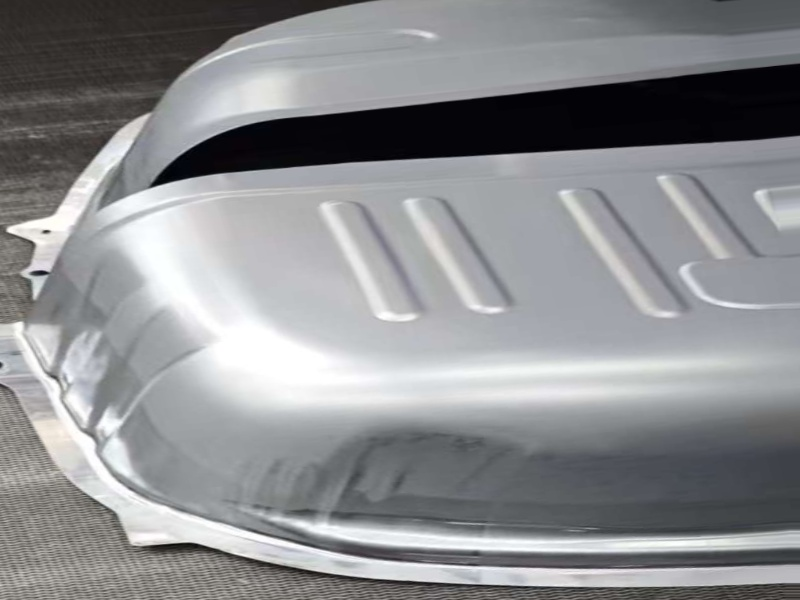
#> input picture 05_冲压模具损伤在线预警系统_DINOv3_SAM3/10_配准后标准视角冲压件_photo_part_648_4.jpg, 800 x 600 px
$ python -i step1_prod_line_extractor.py   (imports and definitions only)   (older library calls are emulated)
#> lines starting #> are read from the running program, lines starting #| are printed output that depends on the picture; after the words box and inside, x2 and y2 are one past the last pixel; in counts of white or black regions, pixels touching at a corner belong together
#> further down, picture is the input picture: shape (600, 800, 3); mean B, G, R 143.4, 141, 139.7
# -*- coding: utf-8 -*-
"""
模块一：产线视频关键帧抽取与工件位姿配准 (step1_prod_line_extractor.py)
=============================================================================
功能概述：
1. 扫描产线连续过线视频 (0098f6f4...mp4 & ad7a371d...mp4)，基于背景差分、高反光镀锌板
   低频平滑度与边缘清晰度构建“虚拟龙门架在线同步抓拍”触发器，自动屏蔽手指遮挡与人员干扰，
   精准抽取 12 个连续过线冲压件对（大众左/右后轮罩 1PE 810 425/426）的最佳关键帧。
2. 对全部 12 张视频关键帧及筛选出的 20 张高质量传送带近景工件照片，提取高精度二值前景掩码，
   剔除传送带人字纹背景、上下金属护栏、底部 AprilTag 标定纸片与人员手臂。
3. 计算最小外接矩形 (cv2.minAreaRect) 与主轴方向，将不同位置/角度/尺度的冲压件仿射/透视配准
   (Canonical Warping) 到统一的 800x600 标准工件坐标系 (u, v)，标定物理分辨率并映射 SOP 三大监测分区。
4. 生成高质量工程可视化图表与 JSON 汇总报告。
"""

import os
import re
import glob
import json
import math
import numpy as np
import cv2
import matplotlib
# [1 line not run here, left out]
import matplotlib.pyplot as plt
import matplotlib.patches as mpatches
from matplotlib.gridspec import GridSpec

# 配置 Matplotlib 中文字体支持（优先使用 Microsoft YaHei 避免特殊符号缺字）
plt.rcParams["font.sans-serif"] = ["Microsoft YaHei", "SimHei", "DejaVu Sans"]
plt.rcParams["axes.unicode_minus"] = False


# =============================================================================
# 工具函数：支持中文路径的图像读写
# =============================================================================
# [178 lines left out: functions imread_cn, imwrite_cn, compute_video_background, analyze_video_stream, not called in this run]


# =============================================================================
# 核心算法 2：冲压件解剖学结构分割与 800x600 标准坐标系位姿配准
# =============================================================================
def segment_stamping_workpiece(img: np.ndarray, mode: str = "photo") -> np.ndarray:
    """
    针对传送带上的镀锌冲压件对 (1PE 810 425/426) 提取高精度二值掩码：
    利用四大解剖结构特征：
      1) 主前穹顶高光银白金属区 (Front Dome: 高亮度、低饱和度、极低高频纹理)
      2) 双件间深黑新月形分隔缝 (Inter-Part Crescent Gap: 紧邻前穹顶上缘的最大深黑连通域)
      3) 后伴随件银白穹顶 (Rear Dome: 紧邻深黑分隔缝上缘的银白金属区，自动阻断顶部护栏)
      4) 底部与两侧法兰翻边亮边 (Bottom & Side Flange Rim: 跨越立壁圆弧区的银白翻边环)
    最后通过凸包闭合生成完整、紧凑的工件二值 Mask，彻底剔除人字纹传送带、护栏、AprilTag 及人手。
    """
#> called with mode = 'photo'
    h, w = img.shape[:2]
    g = cv2.cvtColor(img, cv2.COLOR_BGR2GRAY).astype(np.float32)
    hsv = cv2.cvtColor(img, cv2.COLOR_BGR2HSV)
#> hsv: shape (600, 800, 3); mean H, S, V 87.1, 23.1, 144.7
    s = hsv[:, :, 1].astype(np.float32)

    # 原生分辨率下计算高频纹理能量（人字纹传送带 hf > 15，冲压件平滑金属表面 hf < 10）
    blur = cv2.GaussianBlur(g, (7, 7), 0)
    hf = cv2.GaussianBlur(np.abs(g - blur), (25, 25), 0)

    sw = 640
    sh = int(round(h * 640.0 / w))
    blur_sm = cv2.resize(blur, (sw, sh), interpolation=cv2.INTER_AREA)
    s_sm = cv2.resize(s, (sw, sh), interpolation=cv2.INTER_AREA)
    hf_sm = cv2.resize(hf, (sw, sh), interpolation=cv2.INTER_AREA)

    y_top = int(sh * (0.01 if mode == "video_zoom" else 0.055))
    y_bot = int(sh * (0.985 if mode == "video_zoom" else (0.65 if mode == "photo" else 0.74)))

    # 1. 提取主前穹顶 (高置信度银白平滑金属面，严格排除 >138 的灰色护栏)
    min_dome_val = 148 if mode == "video_wide" else 162
    dome_raw = (blur_sm > min_dome_val) & (s_sm < 42) & (hf_sm < 11.5)
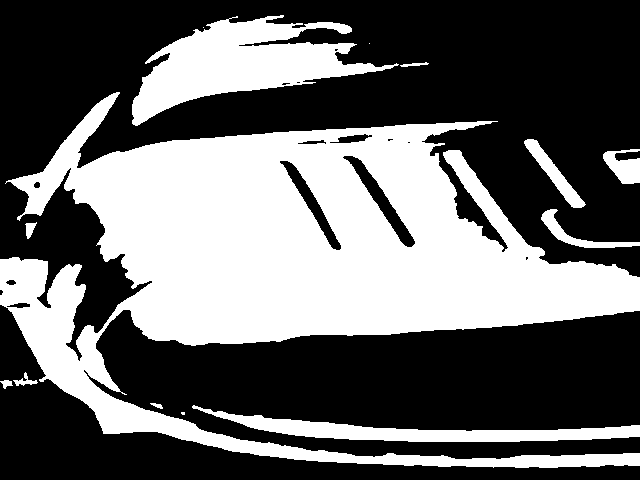
#> dome_raw: shape (480, 640) bool; 40.1% white; 14 white regions (3 under 20 px), largest, box (x1, y1, x2, y2) and area: (0, 92, 640, 468) 102124, (132, 15, 399, 126) 12661, (192, 405, 640, 442) 5279
    dome_mask = dome_raw.astype(np.uint8) * 255
    dome_mask[:y_top, :] = 0
    dome_mask[y_bot:, :] = 0
#> dome_mask: shape (480, 640); 30.7% white; 10 white regions (2 under 20 px), largest, box (x1, y1, x2, y2) and area: (5, 92, 640, 312) 75671, (132, 26, 399, 126) 12086, (0, 257, 86, 312) 3544
    if mode == "video_wide":
        # 仅屏蔽视频1广角端最底部传送带上的小型 AprilTag 标定纸片 (y > 0.71*sh)，保留冲压件完整区域
        dome_mask[int(sh * 0.71):, int(sw * 0.46):int(sw * 0.78)] = 0

    dome_mask = cv2.morphologyEx(dome_mask, cv2.MORPH_OPEN,
                                 cv2.getStructuringElement(cv2.MORPH_ELLIPSE, (7, 7)))
#> dome_mask: shape (480, 640); 30.2% white; 9 white regions, largest, box (x1, y1, x2, y2) and area: (12, 93, 640, 312) 75363, (132, 26, 376, 126) 11588, (0, 257, 48, 312) 2107
    dome_mask = cv2.morphologyEx(dome_mask, cv2.MORPH_CLOSE,
                                 cv2.getStructuringElement(cv2.MORPH_ELLIPSE, (23, 23)))
#> dome_mask: shape (480, 640); 32.5% white; 3 white regions, box (x1, y1, x2, y2) and area: (12, 26, 640, 312) 95313, (0, 257, 86, 312) 3856, (603, 151, 640, 184) 768

    num_d, l_d, stats_d, _ = cv2.connectedComponentsWithStats(dome_mask, connectivity=8)
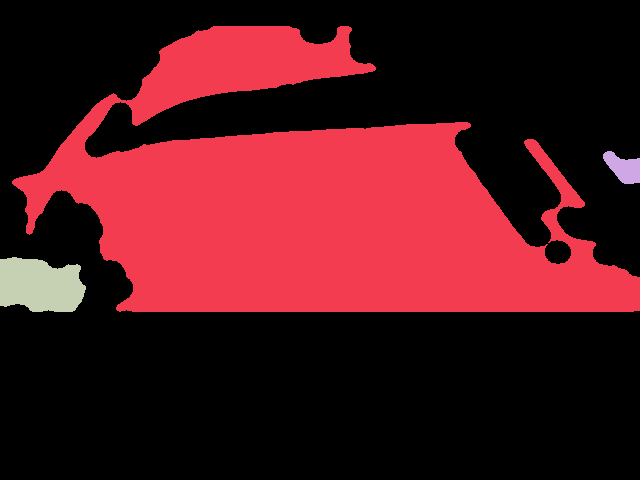
#> l_d: shape (480, 640) int32; 4 distinct labels, from 0 to 3; one colour per label, 0 black
#> num_d = 4; stats_d = [[0, 0, 640, 480, 207263], [12, 26, 628, 286, 95313], [603, 151, 37, 33, 768], [0, 257, 86, 55, 3856]]
    if num_d <= 1:
        return np.zeros((h, w), dtype=np.uint8)
    front_idx = 1 + int(np.argmax(stats_d[1:, cv2.CC_STAT_AREA]))
#> front_idx = 1
    fx, fy, fw, fh, _ = stats_d[front_idx]
#> fx = 12; fy = 26; fw = 628; fh = 286
    front_dome = (l_d == front_idx).astype(np.uint8) * 255
#> front_dome: shape (480, 640); 31% white; 1 white region, box (x1, y1, x2, y2) and area: (12, 26, 640, 312) 95313

    # 2. 提取紧邻前穹顶上缘的唯一最大深黑分隔缝连通域 (彻底排除顶部护栏阴影线)
    gy1 = max(y_top, int(fy - 0.14 * fw))
#> gy1 = 26
    gy2 = min(y_bot, int(fy + 0.45 * fh))
#> gy2 = 154
    gx1 = max(0, int(fx + 0.02 * fw))
#> gx1 = 24
    gx2 = min(sw, int(fx + 0.98 * fw))
#> gx2 = 627
    gap_cand = np.zeros((sh, sw), dtype=np.uint8)
    gap_roi = (blur_sm[gy1:gy2, gx1:gx2] < 28) & (hf_sm[gy1:gy2, gx1:gx2] < 9.5)
#> gap_roi: shape (128, 603) bool; 26.7% white; 1 white region, box (x1, y1, x2, y2) and area: (104, 27, 603, 117) 20585
    gap_cand[gy1:gy2, gx1:gx2] = gap_roi.astype(np.uint8) * 255
#> gap_cand: shape (480, 640); 6.7% white; 1 white region, box (x1, y1, x2, y2) and area: (128, 53, 627, 143) 20585
    gap_cand = cv2.morphologyEx(gap_cand, cv2.MORPH_OPEN,
                                cv2.getStructuringElement(cv2.MORPH_ELLIPSE, (5, 5)))
#> gap_cand: shape (480, 640); 6.7% white; 1 white region, box (x1, y1, x2, y2) and area: (129, 53, 627, 143) 20579

    fd_dil = cv2.dilate(front_dome, cv2.getStructuringElement(cv2.MORPH_ELLIPSE, (11, 11)))
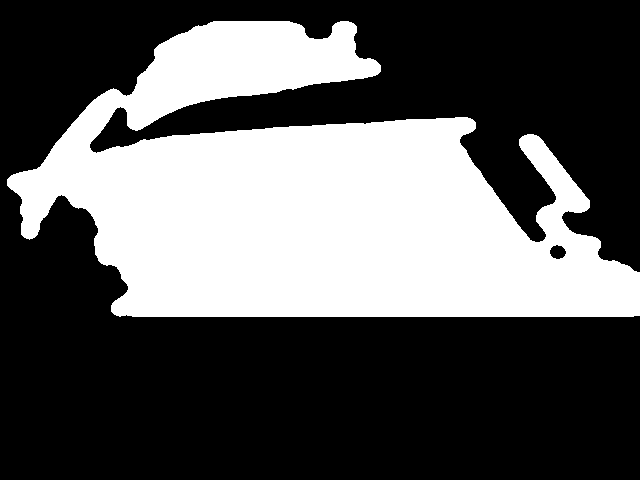
#> fd_dil: shape (480, 640); 35.4% white; 1 white region, box (x1, y1, x2, y2) and area: (7, 21, 640, 317) 108801
    num_g, l_g, stats_g, _ = cv2.connectedComponentsWithStats(gap_cand, connectivity=8)
#> num_g = 2; stats_g = [[0, 0, 640, 480, 286621], [129, 53, 498, 90, 20579]]
    gap_cc = np.zeros((sh, sw), dtype=np.uint8)
    best_ga = 0
    for i in range(1, num_g):
        comp = (l_g == i)
        if np.any(comp & (fd_dil > 0)) and stats_g[i, cv2.CC_STAT_AREA] > best_ga:
            best_ga = int(stats_g[i, cv2.CC_STAT_AREA])
            gap_cc = comp.astype(np.uint8) * 255
#> this loop made 1 pass
#> best_ga on pass 1: 20579
#> after the loop, best_ga = 20579

    # 3. 提取紧邻深黑分隔缝上缘的后件穹顶 (仅保留与 gap_cc 距离 <=9px 的银白金属连通域)
    rear_y1 = max(y_top, int(fy - 0.30 * fw))
#> rear_y1 = 26
    rear_y2 = int(fy + 0.20 * fh)
#> rear_y2 = 83
    rear_x1 = max(0, int(fx + 0.02 * fw))
#> rear_x1 = 24
    rear_x2 = min(sw, int(fx + 0.98 * fw))
#> rear_x2 = 627
    rear_cand = np.zeros((sh, sw), dtype=np.uint8)
    rear_roi = ((blur_sm[rear_y1:rear_y2, rear_x1:rear_x2] > 162) &
                (s_sm[rear_y1:rear_y2, rear_x1:rear_x2] < 38) &
                (hf_sm[rear_y1:rear_y2, rear_x1:rear_x2] < 10.0))
#> rear_roi: shape (57, 603) bool; 28.1% white; 4 white regions (2 under 20 px), largest, box (x1, y1, x2, y2) and area: (118, 0, 375, 57) 9573, (376, 36, 405, 41) 71
    rear_cand[rear_y1:rear_y2, rear_x1:rear_x2] = rear_roi.astype(np.uint8) * 255
#> rear_cand: shape (480, 640); 3.1% white; 4 white regions (2 under 20 px), largest, box (x1, y1, x2, y2) and area: (142, 26, 399, 83) 9573, (400, 62, 429, 67) 71
    rear_cand = cv2.morphologyEx(rear_cand, cv2.MORPH_OPEN,
                                 cv2.getStructuringElement(cv2.MORPH_ELLIPSE, (5, 5)))
#> rear_cand: shape (480, 640); 3% white; 3 white regions, box (x1, y1, x2, y2) and area: (142, 26, 378, 83) 9226, (335, 26, 352, 34) 108, (380, 65, 387, 71) 26

    gap_touch = cv2.dilate(gap_cc if best_ga > 0 else front_dome,
                           cv2.getStructuringElement(cv2.MORPH_ELLIPSE, (9, 9)))
#> gap_touch: shape (480, 640); 8.1% white; 1 white region, box (x1, y1, x2, y2) and area: (125, 49, 631, 147) 24878
    num_r, l_r, stats_r, _ = cv2.connectedComponentsWithStats(rear_cand, connectivity=8)
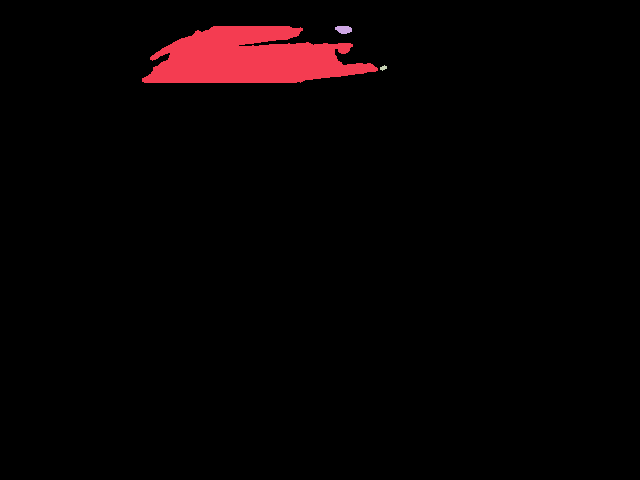
#> l_r: shape (480, 640) int32; 4 distinct labels, from 0 to 3; one colour per label, 0 black
#> num_r = 4; stats_r = [[0, 0, 640, 480, 297840], [142, 26, 236, 57, 9226], [335, 26, 17, 8, 108], [380, 65, 7, 6, 26]]
    rear_dome = np.zeros((sh, sw), dtype=np.uint8)
    for i in range(1, num_r):
        comp = (l_r == i)
        if (np.any(comp & (gap_touch > 0)) and
                stats_r[i, cv2.CC_STAT_AREA] > 60 and
                stats_r[i, cv2.CC_STAT_WIDTH] < 0.98 * fw):
            rear_dome[comp] = 255
#> rear_dome: shape (480, 640); every value is 0

    # 4. 提取底部与两侧法兰翻边亮环 (跨越立壁深拉延圆弧区)
    flange_y1 = fy
#> flange_y1 = 26
    flange_y2 = min(y_bot, int(fy + fh + (0.48 * fw if mode == "video_zoom" else 0.42 * fw)))
#> flange_y2 = 312
    flange_x1 = max(0, int(fx - 0.08 * fw))
#> flange_x1 = 0
    flange_x2 = min(sw, int(fx + fw + 0.08 * fw))
#> flange_x2 = 640
    flange_cand = np.zeros((sh, sw), dtype=np.uint8)
    min_flange_val = 146 if mode == "video_wide" else 158
    flange_roi = ((blur_sm[flange_y1:flange_y2, flange_x1:flange_x2] > min_flange_val) &
                  (s_sm[flange_y1:flange_y2, flange_x1:flange_x2] < 42) &
                  (hf_sm[flange_y1:flange_y2, flange_x1:flange_x2] < 11.5))
#> flange_roi: shape (286, 640) bool; 56.3% white; 20 black regions (9 under 20 px), largest, box (x1, y1, x2, y2) and area: (0, 0, 640, 286) 77646, (346, 131, 414, 220) 1025, (281, 135, 340, 223) 852
    flange_cand[flange_y1:flange_y2, flange_x1:flange_x2] = flange_roi.astype(np.uint8) * 255
#> flange_cand: shape (480, 640); 33.6% white; 17 white regions (8 under 20 px), largest, box (x1, y1, x2, y2) and area: (5, 92, 640, 312) 80753, (127, 26, 453, 128) 15359, (0, 257, 86, 312) 3664
    if mode == "video_wide":
        # 仅屏蔽底部 y > 0.71*sh 的传送带 AprilTag 标定卡，完整保留冲压件底部与两侧法兰
        flange_cand[int(sh * 0.71):, int(sw * 0.46):int(sw * 0.78)] = 0
    flange_cand = cv2.morphologyEx(flange_cand, cv2.MORPH_OPEN,
                                   cv2.getStructuringElement(cv2.MORPH_ELLIPSE, (5, 5)))
#> flange_cand: shape (480, 640); 33.4% white; 9 white regions, largest, box (x1, y1, x2, y2) and area: (11, 92, 640, 312) 80535, (127, 26, 451, 128) 15111, (0, 257, 86, 312) 3651
    # 仅保留与主穹顶邻近或位于其正下方的法兰连通域（使用竖向扩展核跨越深拉延立壁暗区），剔除传送带孤立反光
    dome_dil_flange = cv2.dilate(front_dome, cv2.getStructuringElement(cv2.MORPH_ELLIPSE, (35, 95)))
#> dome_dil_flange: shape (480, 640); 57.5% white; 3 black regions, box (x1, y1, x2, y2) and area: (0, 218, 640, 480) 87281, (366, 0, 640, 230) 30945, (0, 0, 163, 147) 12468
    num_f, l_f, stats_f, _ = cv2.connectedComponentsWithStats(flange_cand, connectivity=8)
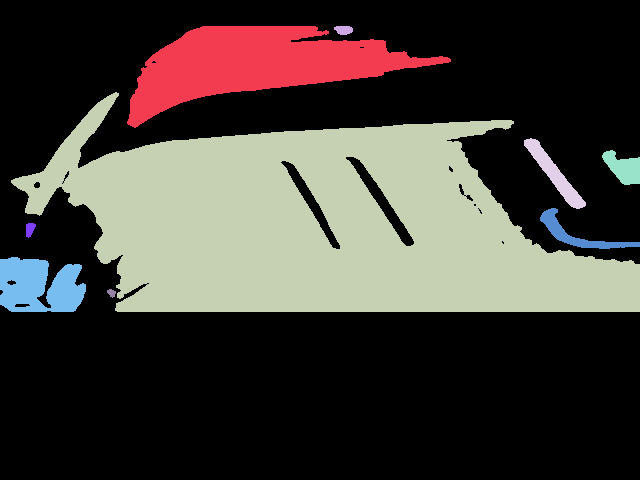
#> l_f: shape (480, 640) int32; 10 distinct labels, from 0 to 9; one colour per label, 0 black
#> num_f = 10; stats_f = [[0, 0, 640, 480, 204669], [127, 26, 324, 102, 15111], [334, 26, 19, 9, 137], [11, 92, 629, 220, 80535], [524, 138, 62, 71, 1147], [602, 150, 38, 35, 811], [540, 208, 100, 41, 979], [26, 223, 10, 15, 107], [0, 257, 86, 55, 3651], [107, 289, 9, 9, 53]]
    flange_valid = np.zeros((sh, sw), dtype=np.uint8)
    for i in range(1, num_f):
        comp = (l_f == i)
        if np.any(comp & (dome_dil_flange > 0)) and stats_f[i, cv2.CC_STAT_AREA] >= 25:
            flange_valid[comp] = 255

    # 5. 融合四大解剖部件并计算凸包，得到完整、光滑的冲压件外轮廓掩码
    combined = front_dome | gap_cc | rear_dome | flange_valid
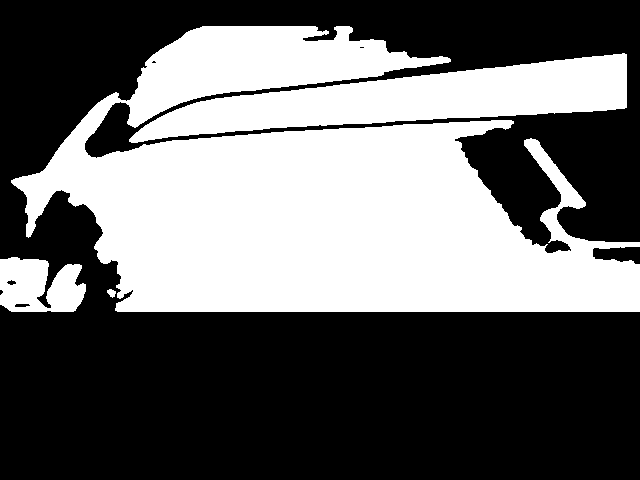
#> combined: shape (480, 640); 40.8% white; 4 white regions, box (x1, y1, x2, y2) and area: (11, 26, 640, 312) 100988, (129, 53, 627, 143) 20579, (0, 257, 86, 312) 3651, (107, 289, 116, 298) 53
    pts = np.column_stack(np.where(combined > 0))[:, ::-1]
#> pts = 125271 pairs, first value 0 to 639, second value 26 to 311
    filled = np.zeros((sh, sw), dtype=np.uint8)
    if len(pts) >= 3:
        hull = cv2.convexHull(pts)
#> hull = contour of 16 points, box (x1, y1, x2, y2) (0, 26, 640, 312), area 161132
        cv2.drawContours(filled, [hull], -1, 255, -1)
#> filled: shape (480, 640); 52.7% white; 2 black regions, box (x1, y1, x2, y2) and area: (0, 305, 640, 480) 107561, (0, 0, 640, 256) 37691

    return cv2.resize(filled, (w, h), interpolation=cv2.INTER_NEAREST)
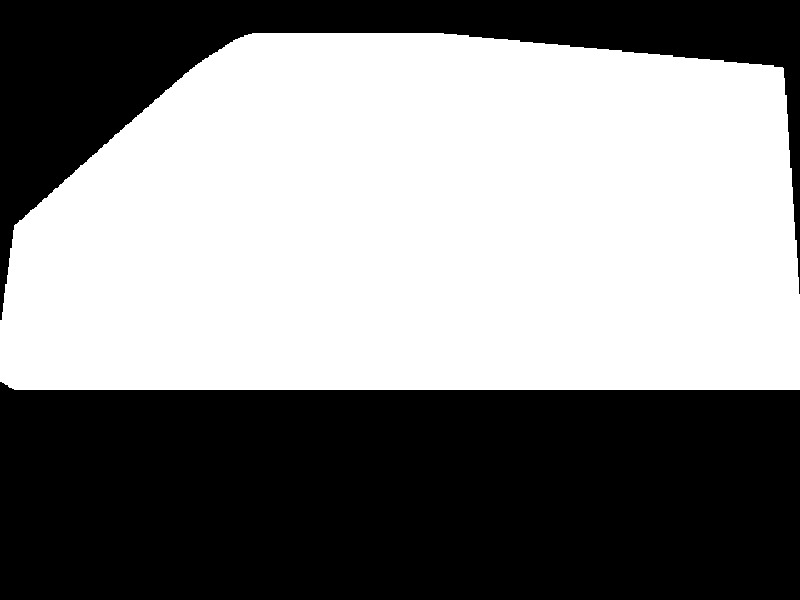
#> returned value: shape (600, 800); 52.6% white; 2 black regions, box (x1, y1, x2, y2) and area: (0, 382, 800, 600) 168062, (0, 0, 800, 320) 59224


# [130 lines left out: functions warp_to_canonical, compute_iou, not called in this run]


# =============================================================================
# 核心算法 3：SOP 三大重点工艺监测分区定义与绘制
# =============================================================================
SOP_ZONES = {
    "Zone_A_DrawWall": {
        "name_cn": "Zone_A 深拉延立壁圆弧过渡区",
        "desc": "SOP红框重点监控区：高发竖向拉毛、粘模拉痕、暗裂与开裂",
        "u_range": [60, 740],
        "v_range": [320, 530],
        "color_bgr": (40, 50, 235),     # 醒目红
        "color_hex": "#EB3228",
    },
    "Zone_B_TopRibs": {
        "name_cn": "Zone_B 顶部四道加强筋与高光穹顶区",
        "desc": "压痕、垫料凸起、成型不良与表面划伤监控区",
        "u_range": [140, 660],
        "v_range": [100, 320],
        "color_bgr": (230, 160, 20),    # 工业蓝/青
        "color_hex": "#14A0E6",
    },
    "Zone_C_Flange": {
        "name_cn": "Zone_C 底部与两侧安装法兰翻边及基准孔区",
        "desc": "起皱叠料、切边毛刺 (<0.07mm) 及基准孔 B(φ16)/C(φ12.5) 监控区",
        "u_range": [40, 760],
        "v_range": [500, 585],
        "color_bgr": (30, 190, 245),    # 琥珀黄/橙
        "color_hex": "#F5BE1E",
    },
}


# [659 lines left out: functions draw_canonical_zones, plot_video_trigger_timeline, plot_canonical_alignment_grid, plot_sop_and_defect_reference, main, not called in this run]


# [2 lines not run here, left out]

>>> import cv2
>>> picture = cv2.imread('10_配准后标准视角冲压件_photo_part_648_4.jpg')
>>> result = segment_stamping_workpiece(picture)
